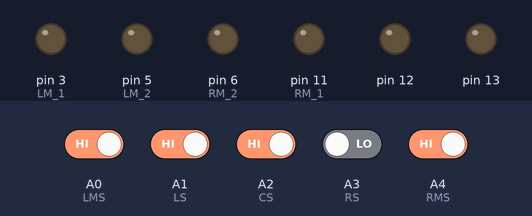
This sketch was run on a simulated Arduino Uno, built with avr-gcc and run on an emulated ATmega328P. Parts: output pins drawn as LEDs (lit = HIGH). Inputs (shaded band) come from the test bench; at power-on: A0 (LMS), A1 (LS), A2 (CS), A4 (RMS) HIGH, A3 (RS) LOW.

Above: at 1.2 s.
1.3 s: A3 (RS) driven HIGH
At 1.8 s:
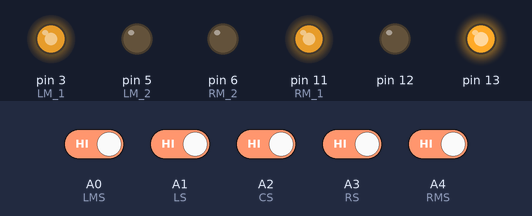
4.3 s: A0 (LMS) driven LOW
At 4.6 s:
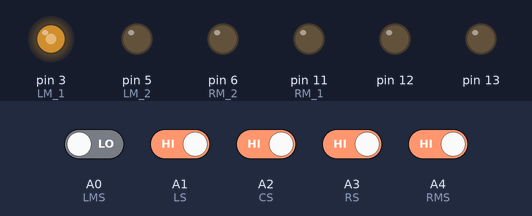
5.8 s: A0 (LMS) driven HIGH
At 6.3 s:
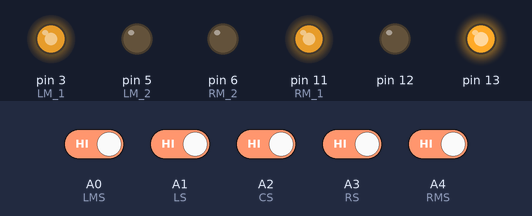
8.8 s: A4 (RMS) driven LOW
At 9.3 s:
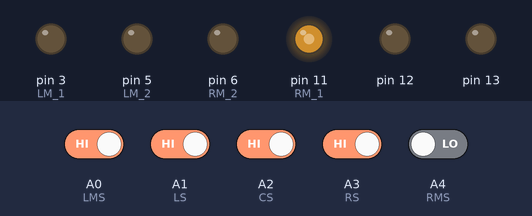
10.4 s: A0 (LMS) driven LOW and A2 (CS) driven LOW
At 10.9 s:
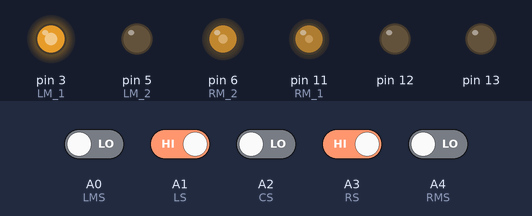
11.9 s: A1 (LS) driven LOW
Timing chart, 0 to 12.2 s (numbered marks = the images above; inputs shaded):
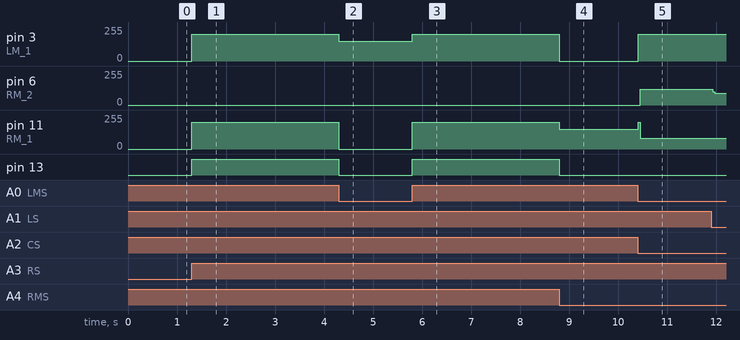

Measured:
- after the input at 1.3 s, pin 3 (LM_1), pin 11 (RM_1): 0/255 → 200/255 at once; pin 13: LOW → HIGH at once
- after the input at 4.3 s, pin 3 (LM_1): 200/255 → 150/255 at once; pin 11 (RM_1): 200/255 → 0/255 at once; pin 13: HIGH → LOW at once
- after the input at 5.8 s, pin 3 (LM_1): 150/255 → 200/255 at once; pin 11 (RM_1): 0/255 → 200/255 at once; pin 13: LOW → HIGH at once
- after the input at 8.8 s, pin 3 (LM_1): 200/255 → 0/255 at once; pin 11 (RM_1): 200/255 → 150/255 at once; pin 13: HIGH → LOW at once
- after the input at 10.4 s, pin 3 (LM_1): 0/255 → 200/255 at once; pin 6 (RM_2): 0/255 → 117/255 after 0.05 s; pin 11 (RM_1): 150/255 → 82/255 at once

The sketch:

line_tracer_with_buzzer.ino
```cpp
int LM_1 = 3;         // the motor pins are intiated as per ports in Auton shield
int LM_2 = 5;
int RM_1 = 11;
int RM_2 = 6;
int LMS = A0, LS = A1, CS = A2, RS = A3, RMS = A4;
int lms, rms, ls, rs, cs, s;
int spd = 200, tspd = 150;
void setup()
{
  pinMode(LS, INPUT);
  pinMode(CS, INPUT);
  pinMode(LMS, INPUT);
  pinMode(LS, INPUT);
  pinMode(RMS, INPUT);
  pinMode(LM_1, OUTPUT);     // motor is initiated as output
  pinMode(LM_2, OUTPUT);
  pinMode(RM_1, OUTPUT);
  pinMode(RM_2, OUTPUT);
   pinMode(13, OUTPUT);
    pinMode(12, OUTPUT);

}
void loop()
{
  lms = digitalRead(LMS);
  ls = digitalRead(LS);
  rms = digitalRead(RMS);
  cs = digitalRead(CS);
  rs = digitalRead(RS);
  if (lms == LOW && rms == LOW)
  {
    fwd();
    if (ls == LOW && cs == LOW && rs == LOW)
    {
      while (s == 0)
      {
        right();
        ls = digitalRead(LS);
        cs = digitalRead(CS);
        rs = digitalRead(RS);
        if (rs == HIGH || cs == HIGH || ls == HIGH)
        {
          s = 1;
        }
      }
      s = 0;


    }

    else if (ls == HIGH && cs == LOW && rs == HIGH)
    {
      right();
    }
    else if (ls == LOW && cs == HIGH && rs == LOW)
    {
      fwd();
    }
    else if (ls == LOW && cs == HIGH && rs == HIGH)
    {
      fwd();// slowright();
    }
    else if (ls == HIGH && cs == HIGH && rs == LOW)
    {
      fwd();// slowleft();
    }

    else if (ls == HIGH && cs == HIGH && rs == HIGH)
    {
      fwd();

    }
    else if (ls == HIGH && cs == LOW && rs == LOW)
    {
      stopleft();
    }
    else if (ls == LOW && cs == LOW && rs == HIGH)
    {
      slowright();// stopright();
    }
  }
  else if (lms == HIGH && rms == LOW)
  {
    stopleft();
    delay(100);
    stp();
    ls = digitalRead(LS);
    cs = digitalRead(CS);
    rs = digitalRead(RS);
    if (rs == HIGH || cs == HIGH || ls == HIGH)
    {
      stopleft();//fwd();
    }
    else
    {
      while (s == 0)
      {
        slowleft();
        ls = digitalRead(LS);
        cs = digitalRead(CS);
        rs = digitalRead(RS);
        if (rs == HIGH || cs == HIGH || ls == HIGH)
        {
          s = 1;
        }
      }
      s = 0;

    }
  }
  else if (lms == LOW && rms == HIGH)
  {
    while (s == 0)
    {
      stopright();
      ls = digitalRead(LS);
      cs = digitalRead(CS);
      rs = digitalRead(RS);
      if (rs == HIGH || cs == HIGH || ls == HIGH)
      {
        s = 1;
      }
    }
    s = 0;
  }
  else if (lms == HIGH && rms == HIGH)
  {
    if (ls == HIGH && cs == HIGH && rs == HIGH)
    {
      while (s == 0)
      {
        fwd();
        digitalWrite(13, HIGH);
        digitalWrite(12, LOW);
        delay(100);
        digitalWrite(13, LOW);
        digitalWrite(12, LOW);

        ls = digitalRead(LS);
        cs = digitalRead(CS);
        rs = digitalRead(RS);
        if (rs == HIGH || cs == HIGH || ls == HIGH)
        {
          s = 1;
        }
      }
      s = 0;
    }
  }
}
void fwd()
{
  analogWrite(LM_1, spd);
  analogWrite(LM_2, 0);
  analogWrite(RM_1, spd);
  analogWrite(RM_2, 0);
}
void backward()
{
  analogWrite(LM_1, 0);
  analogWrite(LM_2, spd);
  analogWrite(RM_1, 0);
  analogWrite(RM_2, spd);
}
void right()
{
  analogWrite(LM_1, spd);
  analogWrite(LM_2, 0);
  analogWrite(RM_1, 0);
  analogWrite(RM_2, spd);
}
void left()
{
  analogWrite(LM_1, 0);
  analogWrite(LM_2, spd);
  analogWrite(RM_1, spd);
  analogWrite(RM_2, 0);
}
void stopleft()
{
  analogWrite(LM_1, 0);
  analogWrite(LM_2, 0);
  analogWrite(RM_1, tspd);
  analogWrite(RM_2, 0);
}
void stopright()
{
  analogWrite(LM_1, tspd);
  analogWrite(LM_2, 0);
  analogWrite(RM_1, 0);
  analogWrite(RM_2, 0);
}
void slowleft()
{
  analogWrite(LM_1, 0);
  analogWrite(LM_2, tspd);
  analogWrite(RM_1, tspd);
  analogWrite(RM_2, 0);
}
void slowright()
{
  analogWrite(LM_1, tspd);
  analogWrite(LM_2, 0);
  analogWrite(RM_1, 0);
  analogWrite(RM_2, tspd);
}
void stp()
{
  analogWrite(LM_1, tspd);
  analogWrite(LM_2, tspd);
  analogWrite(RM_1, 0);
  analogWrite(RM_2, 0);
}
```
